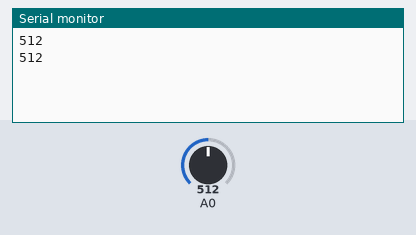
A sketch run on a simulated Arduino Uno, built with avr-gcc and run on an emulated ATmega328P. Parts: the last lines printed to the serial monitor. Inputs (shaded band) come from the test bench; at power-on: A0 = 512.

Above: at 1.8 s.
1.9 s: A0 set to 716
At 2.8 s:
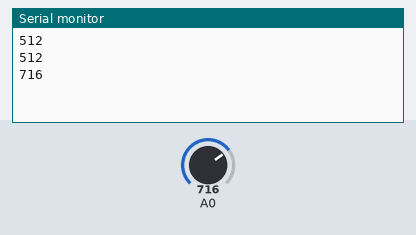
3.4 s: A0 set to 900
At 4.5 s:
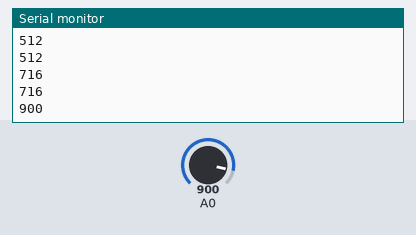
Timing chart, 0 to 6.4 s (numbered marks = the images above; inputs shaded):
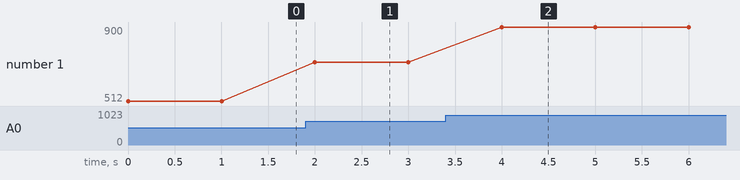

Measured:
- after the input at 1.9 s, the serial monitor: prints a new line after 0.10 s (image 1)
- after the input at 3.4 s, the serial monitor: prints a new line after 0.60 s (image 2)
- plotted number 1: 512 → 716 after the input at 1.9 s, 716 → 900 after the input at 3.4 s

The sketch:

Potentiometer.ino
```cpp
#define s1 0
#define s0 2

void setup() {
  Serial.begin(9600);
  //pinMode(s1, OUTPUT);
  //pinMode(s0, OUTPUT);
  //digitalWrite(s1, 0);
  //digitalWrite(s0, 0);
}

void loop() {
  uint16_t pot=analogRead(A0);
  Serial.println(pot);
  delay(1000);
}
```
